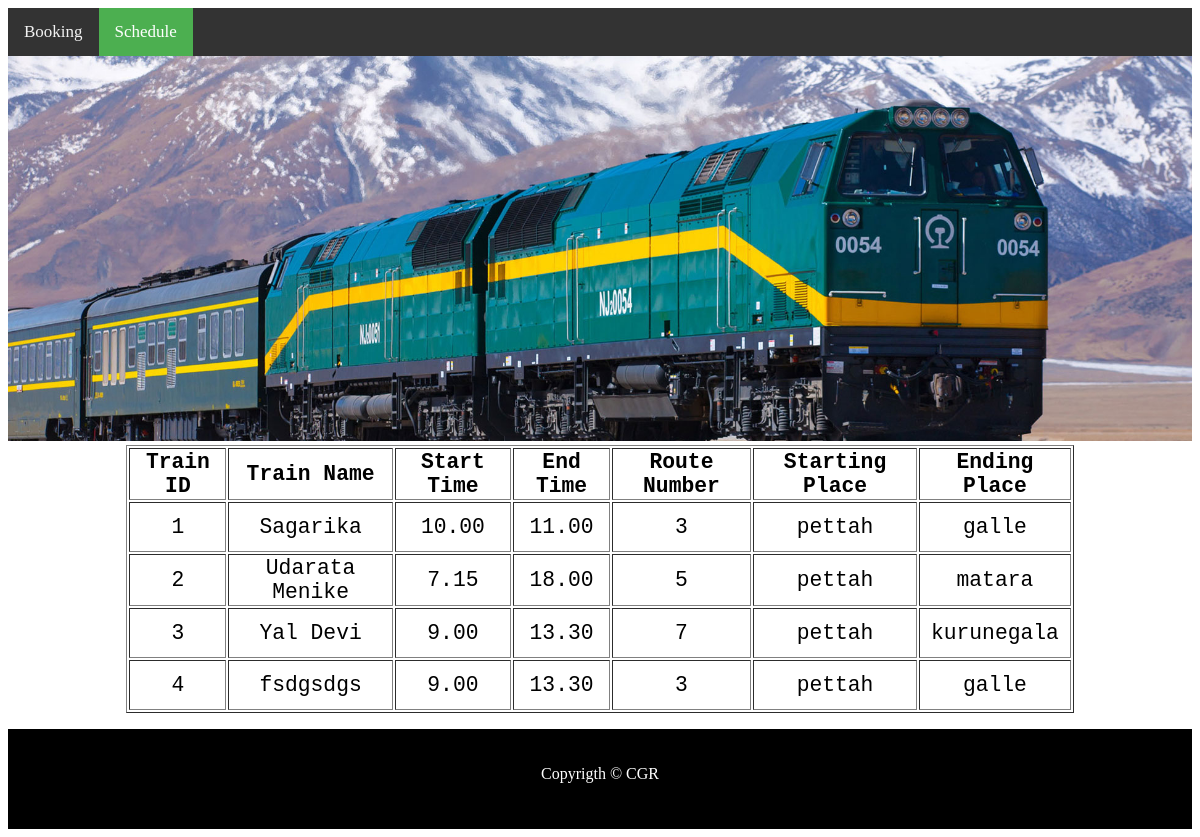
Page /schedule.php on the committed database.
### tables this page shows
CREATE TABLE IF NOT EXISTS `train` (
  `train_id` int(11) NOT NULL AUTO_INCREMENT,
  `train_name` varchar(100) NOT NULL,
  `route_no` int(11) NOT NULL,
  `time_id` int(11) NOT NULL,
  PRIMARY KEY (`train_id`)
);

CREATE TABLE IF NOT EXISTS `t_time` (
  `time_id` int(11) NOT NULL AUTO_INCREMENT,
  `start_time` varchar(11) NOT NULL,
  `end_time` varchar(11) NOT NULL,
  PRIMARY KEY (`time_id`)
);

CREATE TABLE IF NOT EXISTS `route` (
  `route_no` int(11) NOT NULL AUTO_INCREMENT,
  `starting_place` varchar(50) NOT NULL,
  `ending_place` varchar(50) NOT NULL,
  PRIMARY KEY (`route_no`)
);

### schedule.php (the view, shortened to what this page needs)
<!DOCTYPE html>
<?php
$link = mysqli_connect("localhost","root","");
mysqli_select_db($link,"train");
?>
<html lang="en">
<head>
    <link rel="stylesheet" href="style.css">
</head>
<body>
    <header>
        <div class="topnav">
        <a href="index.php">Booking</a>
        <a class="active" href="schedule.php">Schedule</a>
        </div>
    </header>
    <div><img src="img/header.jpg" alt="" width=100%></div>
    <div>
            <?php
                    $res = mysqli_query($link,"select train.train_id,train.train_name,start_time,end_time,route.route_no,starting_place,ending_place from train inner join t_time on (train.time_id = t_time.time_id) inner join route on (train.route_no = route.route_no)");
                    echo "<center>";
                    echo"<table border=1>";
                    echo "<tr>";
                            echo "<th>"; echo "Train ID"; echo "</th>";
                            echo "<th>"; echo "Train Name"; echo "</th>";
                            echo "<th>"; echo "Start Time"; echo "</th>";
                            echo "<th>"; echo "End Time"; echo "</th>";
                            echo "<th>"; echo "Route Number"; echo "</th>";
                            echo "<th>"; echo "Starting Place"; echo "</th>";
                            echo "<th>"; echo "Ending Place"; echo "</th>";
                    echo "</tr>";
                    while($row = mysqli_fetch_array($res)){
                        echo "<tr>";
                            echo "<td>"; echo $row["train_id"]; echo "</td>";
                            echo "<td>"; echo $row["train_name"]; echo "</td>";
                            echo "<td>"; echo $row["start_time"]; echo "</td>";
                            echo "<td>"; echo $row["end_time"]; echo "</td>";
                            echo "<td>"; echo $row["route_no"]; echo "</td>";
                            echo "<td>"; echo $row["starting_place"]; echo "</td>";
                            echo "<td>"; echo $row["ending_place"]; echo "</td>";
                        echo "</tr>";
                    }
                    echo"</table>";
                    echo"</center>";
            ?>
    </div>
    <footer>
        <p><center>Copyrigth &copy; CGR</center></p>
    </footer>
</body>
</html>

### style.css (style rules this page uses)
table { width: 80%; font-family: monospace; text-align: center; font-size: 16pt; }
tr { height: 50px; }
footer { background-color: black; color: white; height: 100px; }
p { padding-top: 20px; }
.topnav { background-color: #333; overflow: hidden; }
.topnav a { float: left; color: #f2f2f2; text-align: center; padding: 14px 16px; text-decoration: none; font-size: 17px; }
.topnav a.active { background-color: #4CAF50; color: white; }

### rows in the picture
train: train_id "1", train_name "Sagarika", time.start_time "10.00", time.end_time "11.00", route.route_no "3", route.starting_place "pettah", route.ending_place "galle"
train: train_id "2", train_name "Udarata Menike", time.start_time "7.15", time.end_time "18.00", route.route_no "5", route.starting_place "pettah", route.ending_place "matara"
train: train_id "3", train_name "Yal Devi", time.start_time "9.00", time.end_time "13.30", route.route_no "7", route.starting_place "pettah", route.ending_place "kurunegala"
train: train_id "4", train_name "fsdgsdgs", time.start_time "9.00", time.end_time "13.30", route.route_no "3", route.starting_place "pettah", route.ending_place "galle"
